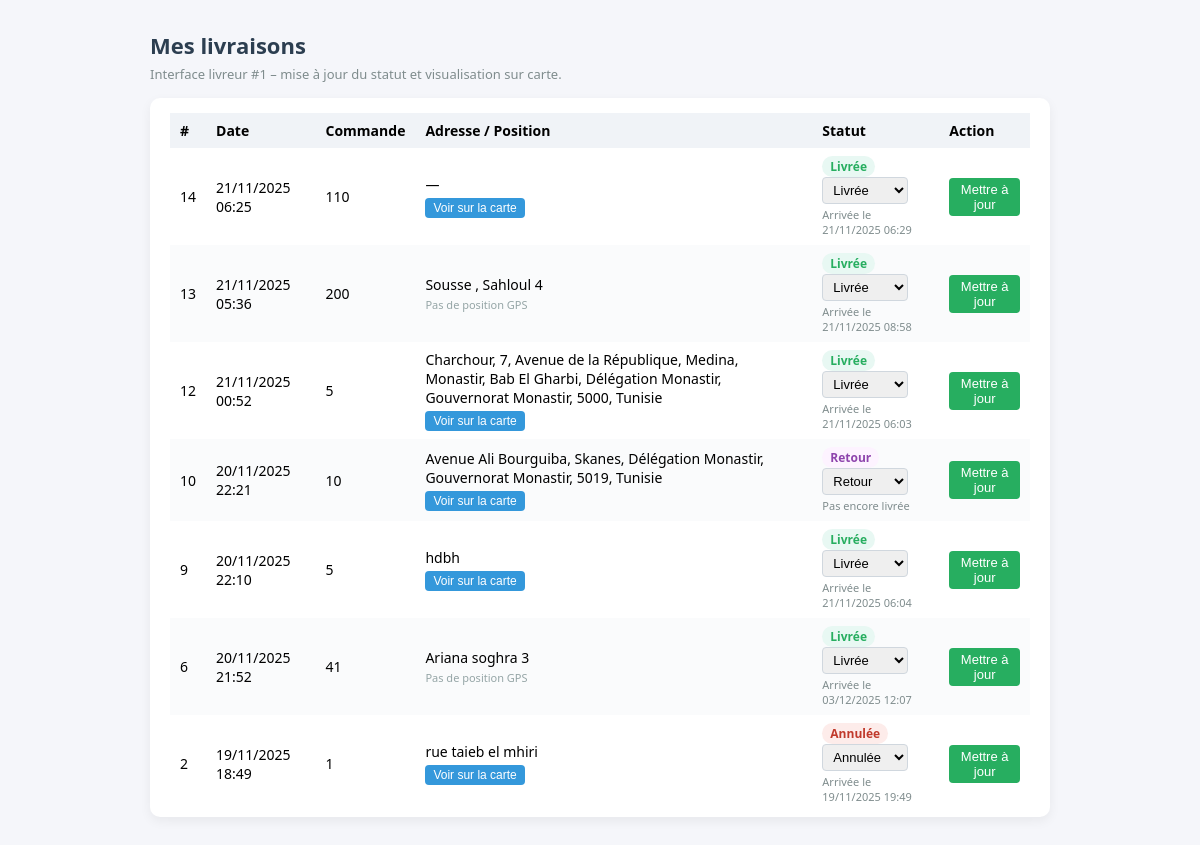
Page /livreur/1/livraisons/ on the committed database.
### LivraisonApp/models.py (models this page shows, shortened)
class Livraison(models.Model):
    STATUT_LIVRAISON = [
        ('en_cours', 'En cours'),
        ('prete', 'Prête'),
        ('en_attente', 'En attente'),
        ('livree', 'Livrée'),
        ('retour', 'Retour'),      # 🔥 nouveau statut
        ('annulee', 'Annulée'),
    ]
    date_sortie = models.DateTimeField(default=timezone.now)
    date_arrivee = models.DateTimeField(null=True, blank=True)
    statut = models.CharField(
        max_length=20,
        choices=STATUT_LIVRAISON,
        default='en_cours'
    )
    id_livreur = models.IntegerField(null=True, blank=True)
    id_commande = models.IntegerField(null=True, blank=True)
    id_client = models.IntegerField(null=True, blank=True)
    latitude = models.FloatField(null=True, blank=True)
    longitude = models.FloatField(null=True, blank=True)
    adresse_complete = models.CharField(max_length=255, blank=True)

### LivraisonApp/views.py (the view)
def livreur_livraisons(request, livreur_id):
    livraisons = Livraison.objects.filter(id_livreur=livreur_id).order_by("-date_sortie")
    livreur_statuts = [
        ('en_cours', 'En cours'),
        ('livree', 'Livrée'),
        ('retour', 'Retour'),
        ('annulee', 'Annulée'),
    ]
    context = {
        "livraisons": livraisons,
        "livreur_id": livreur_id,
        "livreur_statuts": livreur_statuts,
    }
    return render(request, "livraisons_livreur.html", context)

### Templates/livraisons_livreur.html (shortened to what this page needs)
<!DOCTYPE html>
<html lang="fr">
<head>
    <link rel="stylesheet"
          href="https://unpkg.com/leaflet@1.9.4/dist/leaflet.css"
/>
</head>
<body>
<div class="page">
    <h1>Mes livraisons</h1>
    <div class="subtitle">
        Interface livreur #{{ livreur_id }} – mise à jour du statut et visualisation sur carte.
    </div>
    <div class="card">
        <table>
            <thead>
            <tr>
                <th>#</th>
                <th>Date</th>
                <th>Commande</th>
                <th>Adresse / Position</th>
                <th>Statut</th>
                <th>Action</th>
            </tr>
            </thead>
            <tbody>
            {% for l in livraisons %}
                <form method="post"
                      action="{% url 'livreur_update_statut_row' livreur_id l.id %}">
                    <tr>
                        <td>{{ l.id }}</td>
                        <td>{{ l.date_sortie|date:"d/m/Y H:i" }}</td>
                        <td>{{ l.id_commande }}</td>
                        <td>
                            {{ l.adresse_complete|default:"—" }}<br>
                            {% if l.latitude and l.longitude %}
                                <button type="button"
                                        class="btn-map"
                                        data-adresse="{{ l.adresse_complete|default:'Adresse inconnue' }}"
                                        data-lat="{{ l.latitude }}"
                                        data-lng="{{ l.longitude }}">
                                    Voir sur la carte
                                </button>
                            {% else %}
                                <span class="no-gps">Pas de position GPS</span>
                            {% endif %}
                        </td>
                        <td>
                            <span class="badge status-{{ l.statut }}">
                                {{ l.get_statut_display }}
                            </span><br>
                            <select name="statut">
                                {% for code, label in livreur_statuts %}
                                    <option value="{{ code }}"
                                            {% if l.statut == code %}selected{% endif %}>
                                        {{ label }}
                                    </option>
                                {% endfor %}
                            </select>
                            <div style="font-size: 11px; color:#7f8c8d; margin-top:3px;">
                                {% if l.date_arrivee %}
                                    Arrivée le {{ l.date_arrivee|date:"d/m/Y H:i" }}
                                {% else %}
                                    Pas encore livrée
                                {% endif %}
                            </div>
                        </td>
                        <td>
                            <button type="submit" class="btn-save">
                                Mettre à jour
                            </button>
                        </td>
                    </tr>
                </form>
            {% empty %}
                <tr>
                    <td colspan="6" class="no-data">
                        Aucune livraison affectée à ce livreur.
                    </td>
                </tr>
            {% endfor %}
            </tbody>
        </table>
    </div>
</div>
</body>
</html>

### Templates/livraisons_livreur.html (style rules this page uses)
body { font-family: system-ui, -apple-system, "Segoe UI", sans-serif; background: #f5f6fa; margin: 0; padding: 30px; }
.page { max-width: 900px; margin: 0 auto; }
h1 { margin: 0 0 5px; font-size: 22px; color: #2c3e50; }
.subtitle { font-size: 13px; color: #7f8c8d; margin-bottom: 15px; }
.card { background: #fff; border-radius: 10px; box-shadow: 0 4px 12px rgba(0,0,0,0.06); padding: 15px 20px 5px; }
table { width: 100%; border-collapse: collapse; font-size: 14px; }
th, td { padding: 8px 10px; text-align: left; }
thead { background: #f0f3f7; }
tbody tr:nth-child(even) { background: #fafbfc; }
select { padding: 4px 6px; border-radius: 4px; border: 1px solid #d0d7de; font-size: 13px; }
.btn-save { padding: 4px 10px; border-radius: 4px; border: none; background: #27ae60; color: #fff; font-size: 13px; cursor: pointer; }
.badge { display: inline-block; padding: 2px 8px; border-radius: 999px; font-size: 12px; font-weight: 600; }
.status-livree { background:#e8f8f3; color:#27ae60; }
.status-retour { background:#fdf3ff; color:#8e44ad; }
.status-annulee { background:#fdecea; color:#c0392b; }
.btn-map { margin-top: 4px; padding: 3px 8px; border-radius: 4px; border: none; background: #3498db; color: #fff; font-size: 12px; cursor: pointer; }
.no-gps { font-size: 11px; color: #95a5a6; }

### rows in the picture
Livraison: id "14", date_sortie "21/11/2025 06:25", id_commande "110", adresse_complete "—", statut "Livrée", date_arrivee "21/11/2025 06:29"
Livraison: id "13", date_sortie "21/11/2025 05:36", id_commande "200", adresse_complete "Sousse , Sahloul 4", shows "Pas de position GPS", statut "Livrée", date_arrivee "21/11/2025 08:58"
Livraison: id "12", date_sortie "21/11/2025 00:52", id_commande "5", adresse_complete "Charchour, 7, Avenue de la République, Medina, Monastir, Bab El Gharbi, Délégation Monastir, Gouvernorat Monastir, 5000, Tunisie", statut "Livrée", date_arrivee "21/11/2025 06:03"
Livraison: id "10", date_sortie "20/11/2025 22:21", id_commande "10", adresse_complete "Avenue Ali Bourguiba, Skanes, Délégation Monastir, Gouvernorat Monastir, 5019, Tunisie", statut "Retour", shows "Pas encore livrée"
Livraison: id "9", date_sortie "20/11/2025 22:10", id_commande "5", adresse_complete "hdbh", statut "Livrée", date_arrivee "21/11/2025 06:04"
Livraison: id "6", date_sortie "20/11/2025 21:52", id_commande "41", adresse_complete "Ariana soghra 3", shows "Pas de position GPS", statut "Livrée", date_arrivee "03/12/2025 12:07"
Livraison: id "2", date_sortie "19/11/2025 18:49", id_commande "1", adresse_complete "rue taieb el mhiri", statut "Annulée", date_arrivee "19/11/2025 19:49"

### other values in the picture
{{ livreur_id }} "1"
